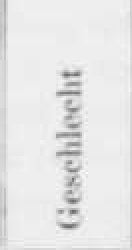
#> input picture Examples/Cellularised-Example/page_iiicgko_0_0.png, 66 x 125 px, found by its file name (shown 2 times larger); its folder holds only this picture in this run
$ python TesseractOCR.py
#> lines starting #> are read from the running program, lines starting #| are printed output that depends on the picture
#> in ocr_extraction, cell is the input picture: PIL image 66x125 RGBA; mean R, G, B, A 230.3, 230.3, 230.3, 255
from PIL import Image, ImageEnhance, ImageFilter
import pytesseract
import os

ExampleImageLocation = "../../Examples/Cellularised-Example/"

def enhance_image(image):
    image = image.convert("L")
    enhancer = ImageEnhance.Contrast(image)
    image = enhancer.enhance(2)
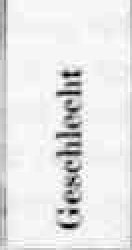
#> image: PIL image 66x125 L (shown 2 times larger); min 0, max 255, mean 230.6
    enhancer = ImageEnhance.Sharpness(image)
    image = enhancer.enhance(2)
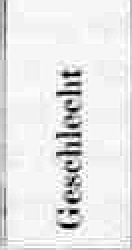
#> image: PIL image 66x125 L (shown 2 times larger); min 0, max 255, mean 230.7
    return image

def ocr_extraction(image_paths):
    for image in image_paths:
        cell = Image.open(image)
        enhanced_cell = enhance_image(cell)
        cell_data = pytesseract.image_to_string(enhanced_cell, config='--psm 6')
        print(f"Data extracted from {image}: {cell_data}")

def get_image_paths():
    image_paths = []
    for file in os.listdir(ExampleImageLocation):
        if file.endswith(".png"):
            image_paths.append(os.path.join(ExampleImageLocation, file))
    return image_paths

if __name__ == "__main__":
    image_paths = get_image_paths()
    ocr_extraction(image_paths)
#> (the call stopped at in ocr_extraction, `cell_data = pytesseract.image_to_string(enhanced_cell, config='--psm 6')`: pytesseract is not available in this run)

$ run again, on Examples/Cellularised-Example/page_iiicgko_1_1.png
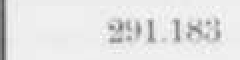
#> input picture Examples/Cellularised-Example/page_iiicgko_1_1.png, 120 x 30 px, found by its file name (shown 2 times larger)
#> in ocr_extraction, cell is the input picture: PIL image 120x30 RGBA; mean R, G, B, A 228.1, 228.1, 228.1, 255
#> in enhance_image, `image = enhancer.enhance(2)`:
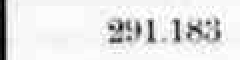
#> image: PIL image 120x30 L (shown 2 times larger); min 0, max 255, mean 228.4
#> in enhance_image, `image = enhancer.enhance(2)`:
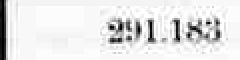
#> image: PIL image 120x30 L (shown 2 times larger); min 0, max 255, mean 228

$ run again, on Examples/Cellularised-Example/page_iiicgko_1_2.png
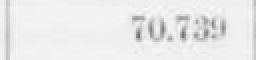
#> input picture Examples/Cellularised-Example/page_iiicgko_1_2.png, 128 x 30 px, found by its file name (shown 2 times larger)
#> in ocr_extraction, cell is the input picture: PIL image 128x30 RGBA; mean R, G, B, A 233.2, 233.2, 233.2, 255
#> in enhance_image, `image = enhancer.enhance(2)`:
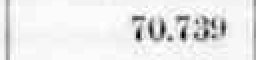
#> image: PIL image 128x30 L (shown 2 times larger); min 0, max 255, mean 233.4
#> in enhance_image, `image = enhancer.enhance(2)`:
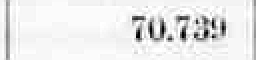
#> image: PIL image 128x30 L (shown 2 times larger); min 0, max 255, mean 233.3

$ run again, on Examples/Cellularised-Example/page_iiicgko_0_1.png
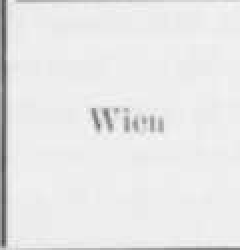
#> input picture Examples/Cellularised-Example/page_iiicgko_0_1.png, 120 x 125 px, found by its file name (shown 2 times larger)
#> in ocr_extraction, cell is the input picture: PIL image 120x125 RGBA; mean R, G, B, A 232.2, 232.2, 232.2, 255
#> in enhance_image, `image = enhancer.enhance(2)`:
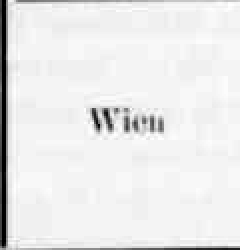
#> image: PIL image 120x125 L (shown 2 times larger); min 0, max 255, mean 232.8
